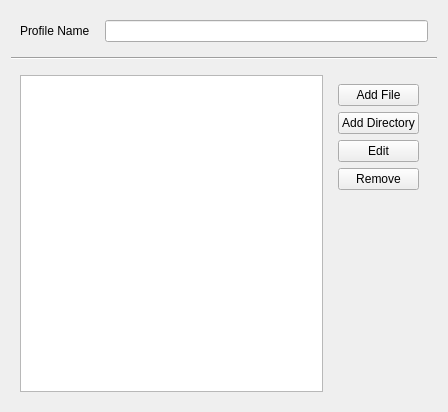
<?xml version="1.0" encoding="UTF-8"?>
<ui version="4.0">
 <class>ProfileConfigWidget</class>
 <widget class="QWidget" name="ProfileConfigWidget">
  <property name="geometry">
   <rect>
    <x>0</x>
    <y>0</y>
    <width>448</width>
    <height>412</height>
   </rect>
  </property>
  <property name="windowTitle">
   <string notr="true">XXX</string>
  </property>
  <layout class="QVBoxLayout" name="verticalLayout">
   <item>
    <widget class="QWidget" name="widget" native="true">
     <layout class="QFormLayout" name="formLayout">
      <property name="horizontalSpacing">
       <number>15</number>
      </property>
      <item row="0" column="0">
       <widget class="QLabel" name="label">
        <property name="text">
         <string>Profile Name</string>
        </property>
        <property name="buddy">
         <cstring>nameField</cstring>
        </property>
       </widget>
      </item>
      <item row="0" column="1">
       <widget class="QLineEdit" name="nameField"/>
      </item>
     </layout>
    </widget>
   </item>
   <item>
    <widget class="Line" name="line">
     <property name="orientation">
      <enum>Qt::Horizontal</enum>
     </property>
    </widget>
   </item>
   <item>
    <widget class="QWidget" name="widget_2" native="true">
     <property name="sizePolicy">
      <sizepolicy hsizetype="Preferred" vsizetype="Preferred">
       <horstretch>0</horstretch>
       <verstretch>1</verstretch>
      </sizepolicy>
     </property>
     <layout class="QHBoxLayout" name="horizontalLayout">
      <item>
       <widget class="QListWidget" name="fileList"/>
      </item>
      <item>
       <widget class="QWidget" name="widget_3" native="true">
        <layout class="QVBoxLayout" name="verticalLayout_2">
         <item>
          <widget class="QPushButton" name="fileAddButton">
           <property name="text">
            <string>Add File</string>
           </property>
          </widget>
         </item>
         <item>
          <widget class="QPushButton" name="dirAddButton">
           <property name="text">
            <string>Add Directory</string>
           </property>
          </widget>
         </item>
         <item>
          <widget class="QPushButton" name="fileEditButton">
           <property name="text">
            <string>Edit</string>
           </property>
          </widget>
         </item>
         <item>
          <widget class="QPushButton" name="fileRemoveButton">
           <property name="text">
            <string>Remove</string>
           </property>
          </widget>
         </item>
         <item>
          <spacer name="verticalSpacer">
           <property name="orientation">
            <enum>Qt::Vertical</enum>
           </property>
           <property name="sizeHint" stdset="0">
            <size>
             <width>20</width>
             <height>40</height>
            </size>
           </property>
          </spacer>
         </item>
        </layout>
       </widget>
      </item>
     </layout>
    </widget>
   </item>
  </layout>
 </widget>
 <resources/>
 <connections/>
</ui>
